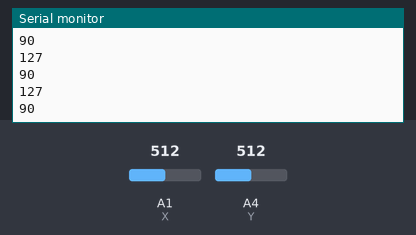
Recording of a sketch running on a simulated Arduino Uno, built with avr-gcc and run on an emulated ATmega328P. Shown: the last lines printed to the serial monitor. Inputs (shaded band) come from the test bench; at power-on: A1 (X) = 512, A4 (Y) = 512. No radio packets arrive unless stated.

Above: at 1.2 s.
1.3 s: A1 (X) set to 716
At 1.9 s:
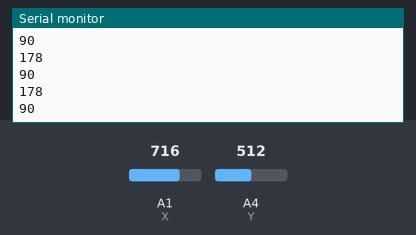
2.8 s: A4 (Y) set to 716
At 3.7 s:
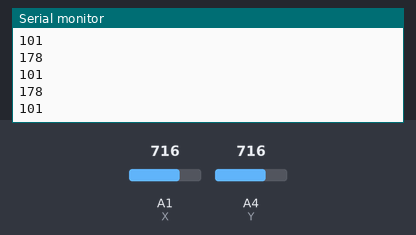
4.3 s: A1 (X) set to 900
At 5.0 s:
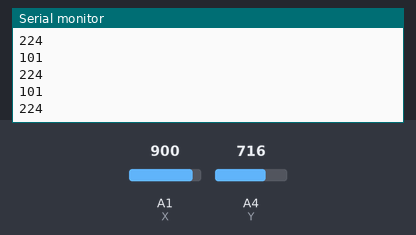
5.8 s: A4 (Y) set to 900
At 6.3 s:
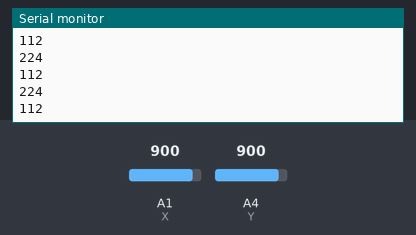
Timing chart, 0 to 8.3 s (numbered marks = the images above; inputs shaded):
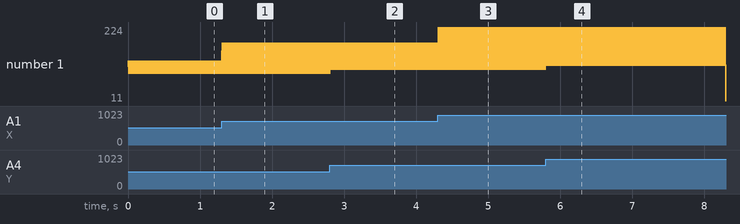

Measured:
- after the input at 1.3 s, the serial monitor: prints a new line at once (image 1)
- after the input at 2.8 s, the serial monitor: prints a new line at once (image 2)
- after the input at 4.3 s, the serial monitor: prints a new line at once (image 3)
- after the input at 5.8 s, the serial monitor: prints a new line at once (image 4)
- plotted number 1: 90 → 178 after the input at 1.3 s, 178 → 101 after the input at 2.8 s, 101 → 11 after the input at 5.8 s

The sketch:

Fernbedienung-Code.ino
```cpp
#include <SPI.h>;
#include <nRF24L01.h>;
#include <RF24.h>;

const int NRF_CE = 7;
const int NRF_CSN = 8;

const int X = A1;
const int Y = A4;

RF24 radio(NRF_CE, NRF_CSN);
const byte address[6] = "00001";

int gas;
int lenkung;

struct Data_Package {
  int gas;
  int lenkung;
};

Data_Package data;

void setup() {
  // put your setup code here, to run once:
  Serial.begin(9600);
  radio.begin();
  radio.openWritingPipe(address);
  radio.setPALevel(RF24_PA_MIN);
  radio.stopListening();

}

void loop() {
  // put your main code here, to run repeatedly:
  int x_val = analogRead(X);
  int y_val = analogRead(Y);

  data.gas = map(x_val,0,1023,0,255);
  data.lenkung = map(y_val,0,1023,60,120);

  Serial.println(data.gas);
  Serial.println(data.lenkung);
  //Serial.println(lenkung);  // rechter joy-con (Y) A4
  radio.write(&data, sizeof(Data_Package));
  //radio.write(&lenkung, sizeof(lenkung));
  //radio.write(data, sizeof(data));
  delay(15);
}
```
